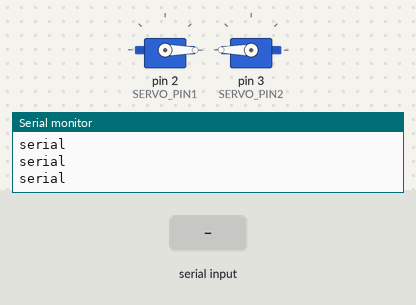
Recording of a sketch running on a simulated Arduino Uno, built with avr-gcc and run on an emulated ATmega328P. Shown: 2 × servo, the last lines printed to the serial monitor. The inputs (shaded band) are chosen by the test bench.

Above: at 1.2 s.
1.3 s: "RUBU\n" received over Serial
At 3.5 s:
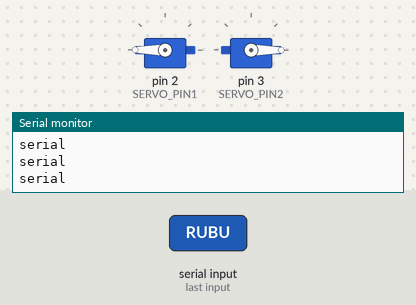
3.8 s: "RUBD\n" received over Serial
At 5.7 s:
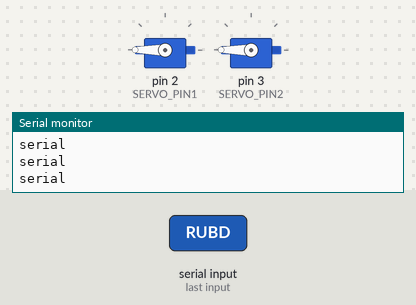
6.3 s: "RDBU\n" received over Serial
At 7.6 s:
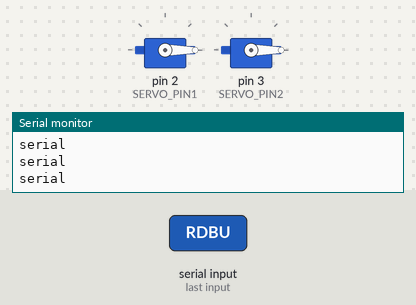
8.8 s: "RDBD\n" received over Serial
At 10.8 s:
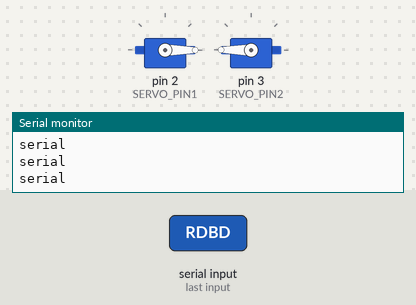
Timing chart, 0 to 12.3 s (numbered marks = the images above; inputs shaded):
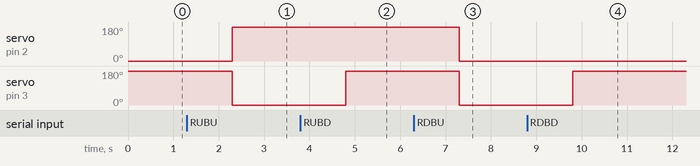

The sketch:

src.ino
```cpp
#define SERVO_PIN1 2
#define SERVO_PIN2 3
#include <Servo.h>
Servo servo1;
Servo servo2;
int count=0;

void setup() {
  // serial通信のsetup
  Serial.begin(115200);
  while (!Serial) {
    ;
  }
  // servoのsetup
  servo1.attach(SERVO_PIN1);
  servo1.write(0);
  servo2.attach(SERVO_PIN2);
  servo2.write(180);
}

void loop() {
  Serial.println("serial");
  delay(100);
  if (Serial.available() > 0) {
    Serial.println("received");
    String str = Serial.readStringUntil("\n"); // \nまで読む
    str.trim(); // \nまで読んで、\nまでを消す
    //Serial.println(str);
    if (str == "RUBU") { //red up blue up
      //count = 1;
      servo1.write(180);
      servo2.write(0);
    } else if (str == "RUBD") { //red up blue down
      //count = 2;
      servo1.write(180);
      servo2.write(180);
    } else if (str == "RDBU") { //red down blue up
      //count = 3;
      servo1.write(0);
      servo2.write(0);
    } else if (str == "RDBD") { //red down blud down
      //count = 4;
      servo1.write(0);
      servo2.write(180);
    }
  }
  /*
  switch (count){
    case 1:
      servo1.write(180);
      servo2.write(0);
      break;
    case 2:
      servo1.write(180);
      servo2.write(180);
      break;
    case 3:
      servo1.write(0);
      servo2.write(0);
      break;
    case 4:
      servo1.write(0);
      servo2.write(180);
      break;
    default:
      break;
  }
  */
  //Serial.println(count);
  //delay(100); // 今回はいらない
}
```

Measured:
- after the input at 1.3 s, servo on pin 2 (SERVO_PIN1): 0° → 180° after 1.0 s; servo on pin 3 (SERVO_PIN2): 180° → 0° after 1.0 s
- after the input at 3.8 s, servo on pin 3 (SERVO_PIN2): 0° → 180° after 1.0 s
- after the input at 6.3 s, servo on pin 2 (SERVO_PIN1), servo on pin 3 (SERVO_PIN2): 180° → 0° after 1.0 s
- after the input at 8.8 s, servo on pin 3 (SERVO_PIN2): 0° → 180° after 1.0 s
